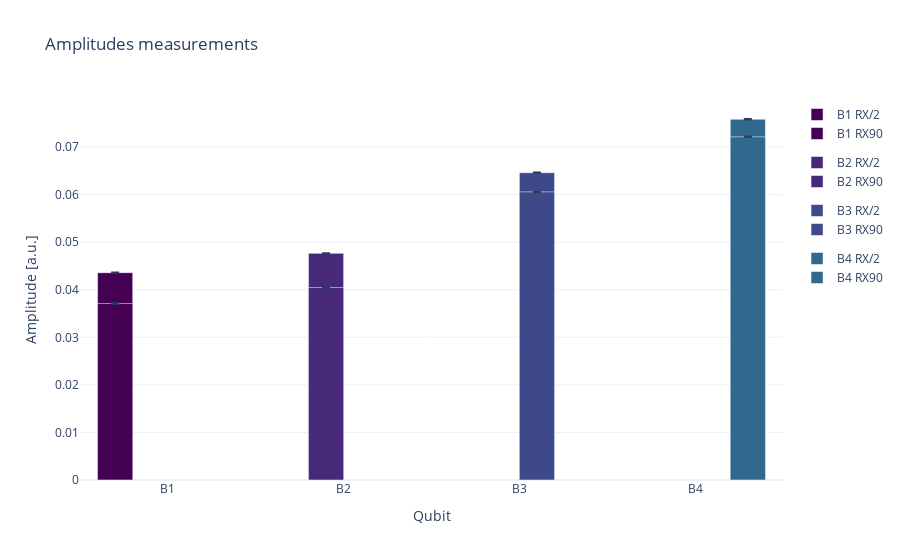

Notebook source saved alongside this figure:
### Code cell
viridis_colors = px.colors.sequential.Viridis[:len(qubits)]

# Create figure
fig = go.Figure()

for i, qubit in enumerate(qubits):
    fig.add_trace(go.Bar(
        x=[qubit],
        y=[rx2_amplitudes[i]],
        name=f"{qubit} RX/2",
        error_y=dict(type='data', array=[rx2_errors[i]]),
        marker_color=viridis_colors[i],
        offsetgroup=qubit,
        legendgroup=qubit,
    ))

    fig.add_trace(go.Bar(
        x=[qubit],
        y=[rx90_amplitudes[i]],
        name=f"{qubit} RX90",
        error_y=dict(type='data', array=[rx90_errors[i]]),
        marker_color=viridis_colors[i],
        offsetgroup=qubit,
        legendgroup=qubit,
    ))

# Update layout
fig.update_layout(
    barmode='group',
    title='Amplitudes measurements',
    xaxis_title='Qubit',
    yaxis_title='Amplitude [a.u.]',
    template='plotly_white'
)

fig.show()

### Figure 1 — Plotly figure (JSON) as saved in the notebook; plotly's stock layout.template omitted (floating-point values rounded to 4 significant figures)
{"data": [{"error_y": {"array": [5e-05], "type": "data"}, "legendgroup": "B1", "marker": {"color": "#440154"}, "name": "B1 RX/2", "offsetgroup": "B1", "type": "bar", "x": ["B1"], "y": [0.0436]}, {"error_y": {"array": [6e-05], "type": "data"}, "legendgroup": "B1", "marker": {"color": "#440154"}, "name": "B1 RX90", "offsetgroup": "B1", "type": "bar", "x": ["B1"], "y": [0.03711]}, {"error_y": {"array": [4e-05], "type": "data"}, "legendgroup": "B2", "marker": {"color": "#482878"}, "name": "B2 RX/2", "offsetgroup": "B2", "type": "bar", "x": ["B2"], "y": [0.04765]}, {"error_y": {"array": [4e-05], "type": "data"}, "legendgroup": "B2", "marker": {"color": "#482878"}, "name": "B2 RX90", "offsetgroup": "B2", "type": "bar", "x": ["B2"], "y": [0.04047]}, {"error_y": {"array": [3e-05], "type": "data"}, "legendgroup": "B3", "marker": {"color": "#3e4989"}, "name": "B3 RX/2", "offsetgroup": "B3", "type": "bar", "x": ["B3"], "y": [0.0646]}, {"error_y": {"array": [5e-05], "type": "data"}, "legendgroup": "B3", "marker": {"color": "#3e4989"}, "name": "B3 RX90", "offsetgroup": "B3", "type": "bar", "x": ["B3"], "y": [0.06058]}, {"error_y": {"array": [5e-05], "type": "data"}, "legendgroup": "B4", "marker": {"color": "#31688e"}, "name": "B4 RX/2", "offsetgroup": "B4", "type": "bar", "x": ["B4"], "y": [0.07585]}, {"error_y": {"array": [5e-05], "type": "data"}, "legendgroup": "B4", "marker": {"color": "#31688e"}, "name": "B4 RX90", "offsetgroup": "B4", "type": "bar", "x": ["B4"], "y": [0.07216]}], "layout": {"barmode": "group", "title": {"text": "Amplitudes measurements"}, "xaxis": {"title": {"text": "Qubit"}}, "yaxis": {"title": {"text": "Amplitude [a.u.]"}}}}
